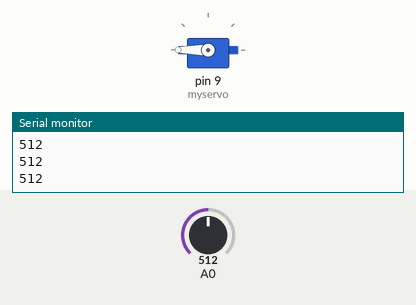
Recording of a sketch running on a simulated Arduino Uno, built with avr-gcc and run on an emulated ATmega328P. Parts: servo, the last lines printed to the serial monitor. The inputs (shaded band) are chosen by the test bench; at power-on: A0 = 512.

Above: at 1.2 s.
1.3 s: A0 set to 716
At 2.5 s:
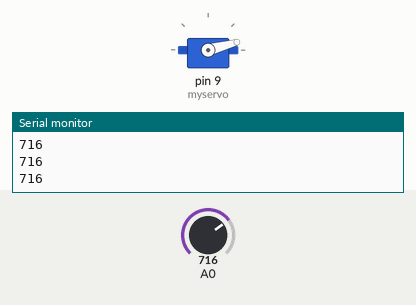
2.8 s: A0 set to 900
At 3.9 s:
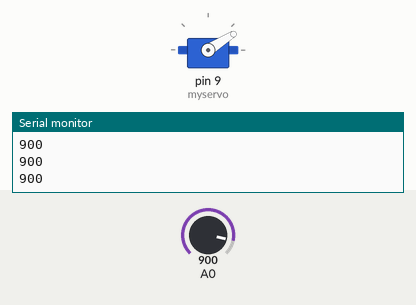
4.3 s: A0 set to 1023
At 5.2 s:
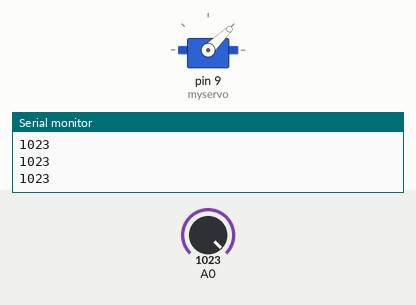
5.8 s: A0 set to 122
At 6.6 s:
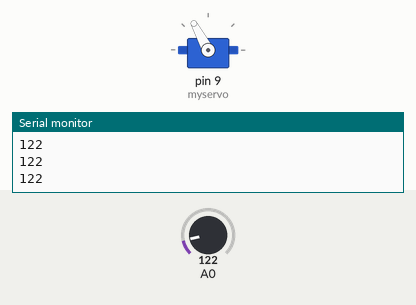
7.3 s: A0 set to 306
At 8.0 s:
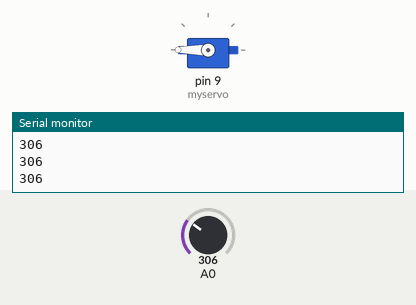
Timing chart, 0 to 9.8 s (numbered marks = the images above; inputs shaded):
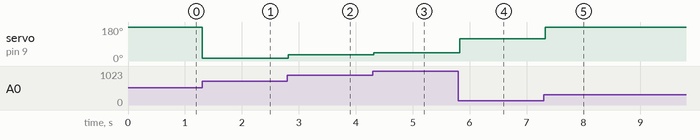

Measured:
- after the input at 1.3 s, servo on pin 9 (myservo): 180° → 15° at once
- after the input at 2.8 s, servo on pin 9 (myservo): 15° → 32° at once
- after the input at 4.3 s, servo on pin 9 (myservo): 32° → 44° at once
- after the input at 5.8 s, servo on pin 9 (myservo): 44° → 118° at once
- after the input at 7.3 s, servo on pin 9 (myservo): 118° → 180° at once

The sketch:

servoExtension_Gurpreet.ino
```cpp
/*
Author: Gurpreet Singh
Date: 17/06/2020
Description: This program control the servo motor based on the brightness of the photoresistor
*/
#include <Servo.h>

int photoresistor = 0; //Variable that stores photoresistors position
Servo myservo; //Object for servo motor

void setup()
{
  Serial.begin(9600);
  myservo.attach(9); //Declaring that servo motor is attached to pin 9
}

void loop()
{
  int photoresistor = analogRead(A0); //Declaring that photoresistor is wired to analog pin 0
  Serial.println(photoresistor); //Dsiplaying the position of the photoresistor

  int lightValue = map(photoresistor, 0, 1023, 0, 994); //Map function for the ligh value

  myservo.write(lightValue);
  delay(100);
}
```
